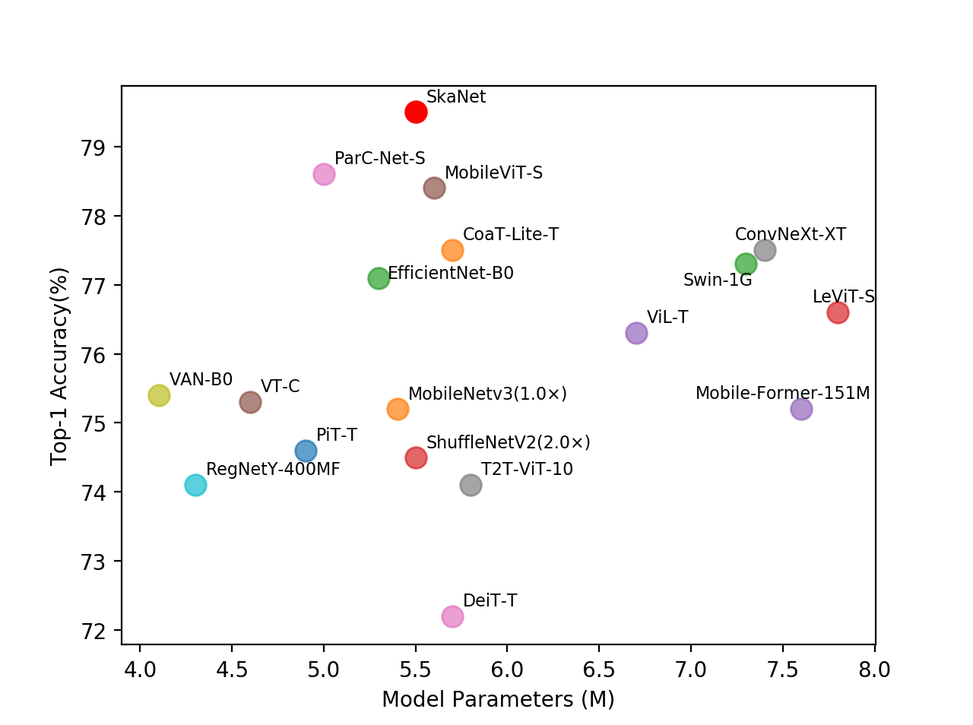
#> input picture code/skanet/accu.png, 973 x 725 px, shrunk from 1280 x 954 before the run; its folder holds only this picture in this run
$ python -i dynamic_augmentation.py   (imports and definitions only)
#> lines starting #> are read from the running program, lines starting #| are printed output that depends on the picture
"""
動態增強：每個 epoch 隨機應用不同的 augmentation
只需要定義一個 function，其他照 YOLO 原本流程
"""
import cv2
import numpy as np
import random
import time
from pathlib import Path

# 嘗試載入符號移除器（可選）
try:
    from symbol_augmentation import SymbolRemover
    SYMBOL_REMOVER_AVAILABLE = True
except ImportError:
    SYMBOL_REMOVER_AVAILABLE = False
    print("⚠ symbol_augmentation 未載入，符號移除功能不可用")


# ============================================================================
# 全域變數：符號移除器（如果需要使用）
# ============================================================================

# 如果你想使用符號移除功能，在這裡設定符號資料夾路徑
SYMBOL_FOLDER = None  # 例如: "../data/CG_data/all_data_png/clean_symbols/gray"
_symbol_remover = None  # 全域符號移除器實例


# [22 lines left out: function initialize_symbol_remover, not called in this run]


# ============================================================================
# 👇 在這裡定義你的增強 function（可以有多個）
# ============================================================================

def apply_clahe(image, prob=0.5):
    """CLAHE 增強 (推薦用於超音波)"""
    if random.random() > prob:
        return image

    if len(image.shape) == 2:  # 灰階
        clahe = cv2.createCLAHE(clipLimit=2.0, tileGridSize=(8, 8))
        image = clahe.apply(image)
    else:  # 彩色
        lab = cv2.cvtColor(image, cv2.COLOR_BGR2LAB)
        lab[:, :, 0] = cv2.createCLAHE(clipLimit=2.0, tileGridSize=(8, 8)).apply(lab[:, :, 0])
        image = cv2.cvtColor(lab, cv2.COLOR_LAB2BGR)

    return image


# [11 lines left out: function apply_denoise, not called in this run]


def apply_sharpen(image, prob=0.3):
    """銳化"""
    if random.random() > prob:
        return image

    kernel = np.array([[-1, -1, -1],
                       [-1,  9, -1],
                       [-1, -1, -1]]) / 1.0
    image = cv2.filter2D(image, -1, kernel)

    return image


def apply_contrast(image, prob=0.4):
    """對比度和亮度調整"""
    if random.random() > prob:
        return image

    alpha = random.uniform(0.8, 1.3)  # 對比度
    beta = random.randint(-20, 20)     # 亮度
    image = cv2.convertScaleAbs(image, alpha=alpha, beta=beta)

    return image


def apply_blur(image, prob=0.2):
    """模糊（模擬不同掃描條件）"""
    if random.random() > prob:
        return image

    ksize = random.choice([3, 5])
    image = cv2.GaussianBlur(image, (ksize, ksize), 0)

    return image


def apply_noise(image, prob=0.2):
    """高斯噪聲"""
    if random.random() > prob:
        return image

    noise = np.random.randn(*image.shape) * random.uniform(5, 15)
    image = np.clip(image.astype(np.float32) + noise, 0, 255).astype(np.uint8)

    return image


def apply_symbol_removal(image, prob=0.3):
    """
    移除超音波影像上的標記符號（需要先初始化符號移除器）

    使用方式：
        # 在訓練開始前呼叫一次
        initialize_symbol_remover("path/to/symbols")

        # 然後在增強中使用
        image = apply_symbol_removal(image, prob=0.3)
    """
    global _symbol_remover

    if random.random() > prob:
        return image

    if _symbol_remover is None:
        # 如果還沒初始化，嘗試自動初始化
        if SYMBOL_FOLDER and Path(SYMBOL_FOLDER).exists():
            initialize_symbol_remover(SYMBOL_FOLDER)
        else:
            return image

    if _symbol_remover and len(_symbol_remover.symbols_arr) > 0:
        return _symbol_remover(image, prob=1.0)
    else:
        return image


# ============================================================================
# 👇 組合所有增強（按照你想要的順序和機率）
# ============================================================================

def apply_custom_augmentation(image, print_timing=False):
    """
    主要的增強函數 - 會隨機應用多種增強
    每次調用都可能產生不同結果

    Args:
        image: numpy array (H, W, C) 或 (H, W)
        print_timing: 是否打印每個augmentation的執行時間

    Returns:
        augmented_image: numpy array
    """
    timing_info = {}

    # 按順序應用增強（每個都有自己的機率）

    # 👇 符號移除（建議參數）
    # 記得先在訓練腳本中呼叫 initialize_symbol_remover()
    start_time = time.time()
    image = apply_symbol_removal(image, prob=1)  # 30% 機率，移除 10 個符號（已优化）
    timing_info['symbol_removal'] = time.time() - start_time

    start_time = time.time()
    image = apply_clahe(image, prob=0.5)        # 50% 機率
    timing_info['clahe'] = time.time() - start_time

    start_time = time.time()
    image = apply_contrast(image, prob=0.4)     # 40% 機率
    timing_info['contrast'] = time.time() - start_time

    start_time = time.time()
    image = apply_sharpen(image, prob=0.3)      # 30% 機率
    timing_info['sharpen'] = time.time() - start_time

    # start_time = time.time()
    # image = apply_denoise(image, prob=0.2)      # 20% 機率
    # timing_info['denoise'] = time.time() - start_time

    start_time = time.time()
    image = apply_blur(image, prob=0.15)        # 15% 機率
    timing_info['blur'] = time.time() - start_time

    start_time = time.time()
    image = apply_noise(image, prob=0.15)       # 15% 機率
    timing_info['noise'] = time.time() - start_time

    # 打印時間統計（如果啟用）
    if print_timing:
        total_time = sum(timing_info.values())
        print(f"\n📊 Augmentation Timing (Total: {total_time*1000:.2f}ms):")
        for aug_name, aug_time in timing_info.items():
            print(f"  - {aug_name:15s}: {aug_time*1000:6.2f}ms ({aug_time/total_time*100:5.1f}%)")

    return image


# ============================================================================
# 👇 整合到 YOLO（不需要修改）
# ============================================================================

from ultralytics.data import YOLODataset
from ultralytics.data.augment import LetterBox


class DynamicAugmentationDataset(YOLODataset):
    """
    自定義 YOLO Dataset，支援動態增強
    """
    # [84 lines left out: functions __init__, load_image, setup_dynamic_augmentation, not called in this run]


# ============================================================================
# 使用範例
# ============================================================================

# [7 lines not run here, left out]

>>> import cv2
>>> picture = cv2.imread('../code/skanet/accu.png')
#> picture is the input picture: shape (725, 973, 3); mean B, G, R 248.3, 248.4, 248.8
>>> result = apply_custom_augmentation(picture)
#> in apply_sharpen, `image = cv2.filter2D(image, -1, kernel)`:
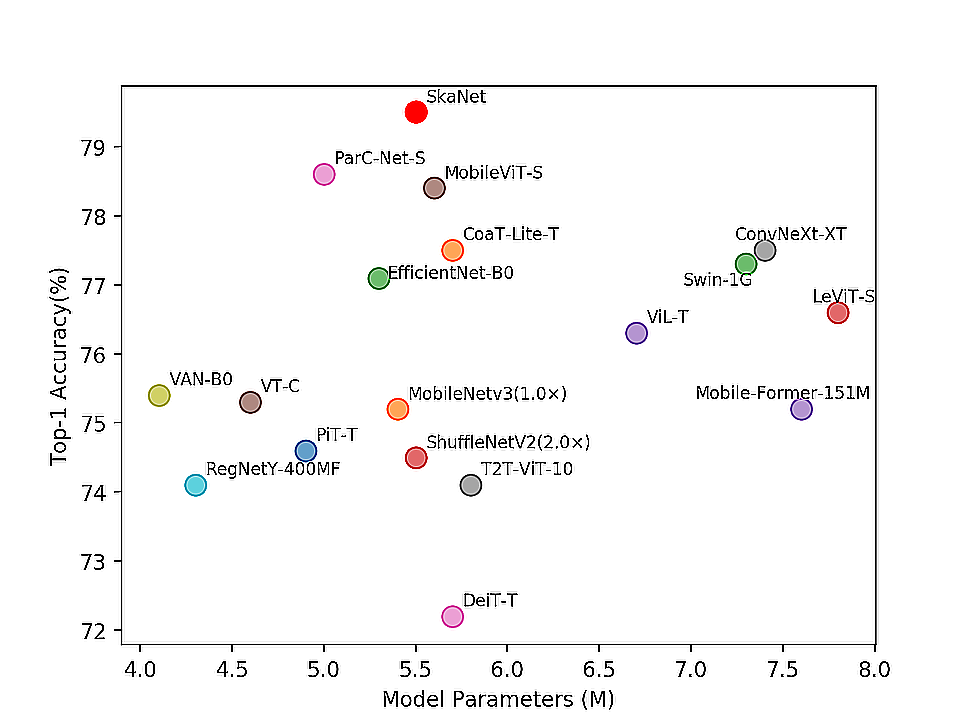
#> image: shape (725, 973, 3); mean of channels 0, 1, 2 248, 248, 248.5; drawn as B, G, R
